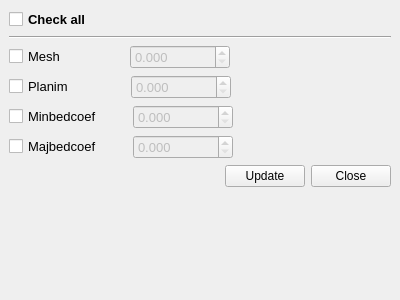
<?xml version="1.0" encoding="UTF-8"?>
<ui version="4.0">
 <class>gsDockWidget</class>
 <widget class="QgsDockWidget" name="gsDockWidget">
  <property name="geometry">
   <rect>
    <x>0</x>
    <y>0</y>
    <width>400</width>
    <height>300</height>
   </rect>
  </property>
  <property name="windowTitle">
   <string>Edit profiles</string>
  </property>
  <widget class="QWidget" name="dockWidgetContents">
   <layout class="QGridLayout" name="gridLayout">
    <item row="0" column="0">
     <layout class="QVBoxLayout" name="verticalLayout">
      <item>
       <layout class="QHBoxLayout" name="horizontalLayout_2">
        <item>
         <widget class="QCheckBox" name="chall">
          <property name="minimumSize">
           <size>
            <width>100</width>
            <height>0</height>
           </size>
          </property>
          <property name="font">
           <font>
            <pointsize>10</pointsize>
            <weight>75</weight>
            <bold>true</bold>
           </font>
          </property>
          <property name="text">
           <string>Check all</string>
          </property>
         </widget>
        </item>
        <item>
         <spacer name="horizontalSpacer_2">
          <property name="orientation">
           <enum>Qt::Horizontal</enum>
          </property>
          <property name="sizeHint" stdset="0">
           <size>
            <width>40</width>
            <height>20</height>
           </size>
          </property>
         </spacer>
        </item>
       </layout>
      </item>
      <item>
       <widget class="Line" name="line">
        <property name="orientation">
         <enum>Qt::Horizontal</enum>
        </property>
       </widget>
      </item>
      <item>
       <layout class="QHBoxLayout" name="horizontalLayout">
        <item>
         <widget class="QCheckBox" name="ch_mesh">
          <property name="sizePolicy">
           <sizepolicy hsizetype="Minimum" vsizetype="Fixed">
            <horstretch>0</horstretch>
            <verstretch>0</verstretch>
           </sizepolicy>
          </property>
          <property name="minimumSize">
           <size>
            <width>100</width>
            <height>0</height>
           </size>
          </property>
          <property name="font">
           <font>
            <pointsize>10</pointsize>
           </font>
          </property>
          <property name="toolTip">
           <string>&lt;html&gt;&lt;head/&gt;&lt;body&gt;&lt;p&gt;Horizontal discretization&lt;/p&gt;&lt;/body&gt;&lt;/html&gt;</string>
          </property>
          <property name="text">
           <string>Mesh                </string>
          </property>
         </widget>
        </item>
        <item>
         <widget class="QDoubleSpinBox" name="dsp_mesh">
          <property name="enabled">
           <bool>false</bool>
          </property>
          <property name="minimumSize">
           <size>
            <width>100</width>
            <height>0</height>
           </size>
          </property>
          <property name="font">
           <font>
            <pointsize>10</pointsize>
           </font>
          </property>
          <property name="decimals">
           <number>3</number>
          </property>
          <property name="maximum">
           <double>9999999.000000000000000</double>
          </property>
         </widget>
        </item>
        <item>
         <spacer name="horizontalSpacer">
          <property name="orientation">
           <enum>Qt::Horizontal</enum>
          </property>
          <property name="sizeHint" stdset="0">
           <size>
            <width>40</width>
            <height>20</height>
           </size>
          </property>
         </spacer>
        </item>
       </layout>
      </item>
      <item>
       <layout class="QHBoxLayout" name="horizontalLayout_3">
        <item>
         <widget class="QCheckBox" name="ch_planim">
          <property name="minimumSize">
           <size>
            <width>100</width>
            <height>0</height>
           </size>
          </property>
          <property name="font">
           <font>
            <pointsize>10</pointsize>
           </font>
          </property>
          <property name="toolTip">
           <string>&lt;html&gt;&lt;head/&gt;&lt;body&gt;&lt;p&gt;Planimetry (vertical discretization )&lt;/p&gt;&lt;/body&gt;&lt;/html&gt;</string>
          </property>
          <property name="text">
           <string>Planim              </string>
          </property>
         </widget>
        </item>
        <item>
         <widget class="QDoubleSpinBox" name="dsp_planim">
          <property name="enabled">
           <bool>false</bool>
          </property>
          <property name="sizePolicy">
           <sizepolicy hsizetype="Minimum" vsizetype="Fixed">
            <horstretch>0</horstretch>
            <verstretch>0</verstretch>
           </sizepolicy>
          </property>
          <property name="minimumSize">
           <size>
            <width>100</width>
            <height>0</height>
           </size>
          </property>
          <property name="font">
           <font>
            <pointsize>10</pointsize>
           </font>
          </property>
          <property name="decimals">
           <number>3</number>
          </property>
          <property name="maximum">
           <double>9999999.000000000000000</double>
          </property>
         </widget>
        </item>
        <item>
         <spacer name="horizontalSpacer_3">
          <property name="orientation">
           <enum>Qt::Horizontal</enum>
          </property>
          <property name="sizeHint" stdset="0">
           <size>
            <width>40</width>
            <height>20</height>
           </size>
          </property>
         </spacer>
        </item>
       </layout>
      </item>
      <item>
       <layout class="QHBoxLayout" name="horizontalLayout_5">
        <item>
         <widget class="QCheckBox" name="ch_minbedcoef">
          <property name="minimumSize">
           <size>
            <width>100</width>
            <height>0</height>
           </size>
          </property>
          <property name="font">
           <font>
            <pointsize>10</pointsize>
           </font>
          </property>
          <property name="toolTip">
           <string>&lt;html&gt;&lt;head/&gt;&lt;body&gt;&lt;p&gt;Friction coefficient of the minor bed&lt;/p&gt;&lt;/body&gt;&lt;/html&gt;</string>
          </property>
          <property name="text">
           <string>Minbedcoef       </string>
          </property>
         </widget>
        </item>
        <item>
         <widget class="QDoubleSpinBox" name="dsp_minbedcoef">
          <property name="enabled">
           <bool>false</bool>
          </property>
          <property name="minimumSize">
           <size>
            <width>100</width>
            <height>0</height>
           </size>
          </property>
          <property name="font">
           <font>
            <pointsize>10</pointsize>
           </font>
          </property>
          <property name="decimals">
           <number>3</number>
          </property>
          <property name="maximum">
           <double>9999999.000000000000000</double>
          </property>
         </widget>
        </item>
        <item>
         <spacer name="horizontalSpacer_4">
          <property name="orientation">
           <enum>Qt::Horizontal</enum>
          </property>
          <property name="sizeHint" stdset="0">
           <size>
            <width>40</width>
            <height>20</height>
           </size>
          </property>
         </spacer>
        </item>
       </layout>
      </item>
      <item>
       <layout class="QHBoxLayout" name="horizontalLayout_4">
        <item>
         <widget class="QCheckBox" name="ch_majbedcoef">
          <property name="minimumSize">
           <size>
            <width>100</width>
            <height>0</height>
           </size>
          </property>
          <property name="font">
           <font>
            <pointsize>10</pointsize>
           </font>
          </property>
          <property name="toolTip">
           <string>&lt;html&gt;&lt;head/&gt;&lt;body&gt;&lt;p&gt;Friction coefficient of the major bed&lt;/p&gt;&lt;/body&gt;&lt;/html&gt;</string>
          </property>
          <property name="text">
           <string>Majbedcoef       </string>
          </property>
         </widget>
        </item>
        <item>
         <widget class="QDoubleSpinBox" name="dsp_majbedcoef">
          <property name="enabled">
           <bool>false</bool>
          </property>
          <property name="minimumSize">
           <size>
            <width>100</width>
            <height>0</height>
           </size>
          </property>
          <property name="font">
           <font>
            <pointsize>10</pointsize>
           </font>
          </property>
          <property name="decimals">
           <number>3</number>
          </property>
          <property name="maximum">
           <double>9999999.000000000000000</double>
          </property>
         </widget>
        </item>
        <item>
         <spacer name="horizontalSpacer_5">
          <property name="orientation">
           <enum>Qt::Horizontal</enum>
          </property>
          <property name="sizeHint" stdset="0">
           <size>
            <width>40</width>
            <height>20</height>
           </size>
          </property>
         </spacer>
        </item>
       </layout>
      </item>
      <item>
       <layout class="QHBoxLayout" name="horizontalLayout_6">
        <item>
         <spacer name="horizontalSpacer_6">
          <property name="orientation">
           <enum>Qt::Horizontal</enum>
          </property>
          <property name="sizeHint" stdset="0">
           <size>
            <width>40</width>
            <height>20</height>
           </size>
          </property>
         </spacer>
        </item>
        <item>
         <widget class="QPushButton" name="bupdate">
          <property name="text">
           <string>Update</string>
          </property>
         </widget>
        </item>
        <item>
         <widget class="QPushButton" name="bcancel">
          <property name="text">
           <string>Close</string>
          </property>
         </widget>
        </item>
       </layout>
      </item>
     </layout>
    </item>
    <item row="2" column="0">
     <spacer name="verticalSpacer">
      <property name="orientation">
       <enum>Qt::Vertical</enum>
      </property>
      <property name="sizeHint" stdset="0">
       <size>
        <width>20</width>
        <height>40</height>
       </size>
      </property>
     </spacer>
    </item>
   </layout>
  </widget>
 </widget>
 <customwidgets>
  <customwidget>
   <class>QgsDockWidget</class>
   <extends>QDockWidget</extends>
   <header>qgsdockwidget.h</header>
   <container>1</container>
  </customwidget>
 </customwidgets>
 <resources/>
 <connections>
  <connection>
   <sender>ch_majbedcoef</sender>
   <signal>toggled(bool)</signal>
   <receiver>dsp_majbedcoef</receiver>
   <slot>setEnabled(bool)</slot>
   <hints>
    <hint type="sourcelabel">
     <x>60</x>
     <y>166</y>
    </hint>
    <hint type="destinationlabel">
     <x>166</x>
     <y>166</y>
    </hint>
   </hints>
  </connection>
  <connection>
   <sender>ch_mesh</sender>
   <signal>toggled(bool)</signal>
   <receiver>dsp_mesh</receiver>
   <slot>setEnabled(bool)</slot>
   <hints>
    <hint type="sourcelabel">
     <x>60</x>
     <y>80</y>
    </hint>
    <hint type="destinationlabel">
     <x>166</x>
     <y>80</y>
    </hint>
   </hints>
  </connection>
  <connection>
   <sender>ch_minbedcoef</sender>
   <signal>toggled(bool)</signal>
   <receiver>dsp_minbedcoef</receiver>
   <slot>setEnabled(bool)</slot>
   <hints>
    <hint type="sourcelabel">
     <x>60</x>
     <y>137</y>
    </hint>
    <hint type="destinationlabel">
     <x>166</x>
     <y>137</y>
    </hint>
   </hints>
  </connection>
  <connection>
   <sender>ch_planim</sender>
   <signal>toggled(bool)</signal>
   <receiver>dsp_planim</receiver>
   <slot>setEnabled(bool)</slot>
   <hints>
    <hint type="sourcelabel">
     <x>60</x>
     <y>109</y>
    </hint>
    <hint type="destinationlabel">
     <x>166</x>
     <y>109</y>
    </hint>
   </hints>
  </connection>
 </connections>
</ui>
